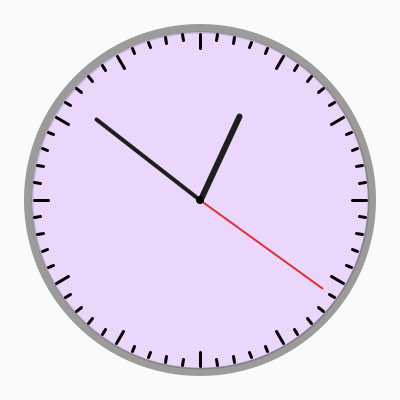
Frame 1 (no input)
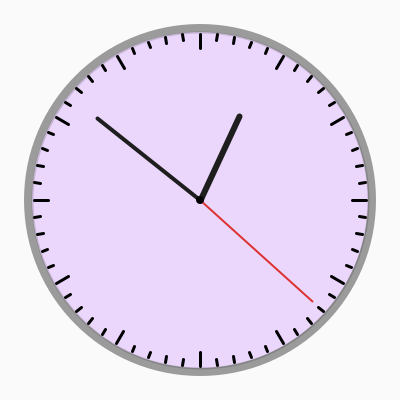
Frame 60 (the mouse pressed at the canvas centre just before this capture)
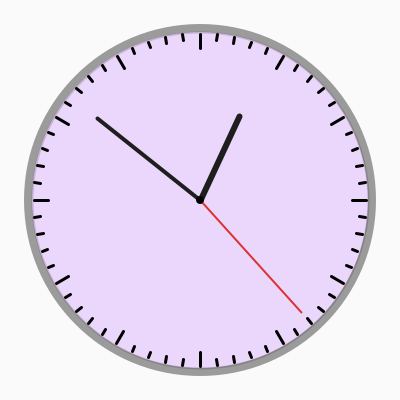
Frame 120 (the mouse held since frame 60 and released just before this capture)

The Processing sketch that drew these frames (run headless with seeded random() and noise(); from frame 60 on, the mouse is pressed at the canvas centre):

// Processing sketch: exercise5
// ── exercise5.pde
int r=(int)random(200,255);
int g=(int)random(200,255);
int b=(int)random(200,255);
  
void setup() {
  size(400, 400);
  smooth(4);
}

void draw() {
  background(250);

  // Center of the clock and basic radius
  float cx = width / 2.0;
  float cy = height / 2.0;
  float R  = min(width, height) * 0.42;

  // ----- Clock face -----
  noStroke();
  fill(155);
  ellipse(cx, cy, R * 2 + 16, R * 2 + 16); // outer rim
  stroke(0, 40);
  fill(r,g,b);
  strokeWeight(2);
  ellipse(cx, cy, R * 2, R * 2);           // main circle

  // Hour marks (12 ticks) + minute marks
  stroke(0);
  strokeWeight(3);
  for (int i = 0; i < 60; i++) {
    float ang = TWO_PI * i / 60.0 - HALF_PI; 
    float inner = (i % 5 == 0) ? R - 16 : R - 8; // longer tick every 5 minutes
    line(cx + inner * cos(ang), cy + inner * sin(ang),
         cx + (R - 2) * cos(ang), cy + (R - 2) * sin(ang));
  }

  // ----- Time -----
  int h = hour() % 12;
  int m = minute();
  int s = second();
  // Angles (radians). Subtract HALF_PI so 0 points up.
  float angHour = TWO_PI * (h + m / 60.0) / 12.0 - HALF_PI;
  float angMin  = TWO_PI * (m + s / 60.0) / 60.0 - HALF_PI;
  float angSec  = TWO_PI *  s / 60.0 - HALF_PI;

  // ----- Hands -----
  strokeCap(ROUND);
  // Hour hand
  stroke(30);
  strokeWeight(6);
  drawHand(cx, cy, angHour, R * 0.55);
  // Minute hand
  stroke(30);
  strokeWeight(4);
  drawHand(cx, cy, angMin, R * 0.78);
  // Second hand (red)
  stroke(220, 50, 50);
  strokeWeight(2);
  drawHand(cx, cy, angSec, R * 0.90);
  // Center cap
  noStroke();
  fill(0);
  ellipse(cx, cy, 8, 8);
}

// ---- Helper: draw a single hand given center, angle, and length ----
void drawHand(float cx, float cy, float ang, float len) {
  float x = cx + len * cos(ang);
  float y = cy + len * sin(ang);
  line(cx, cy, x, y);
}
